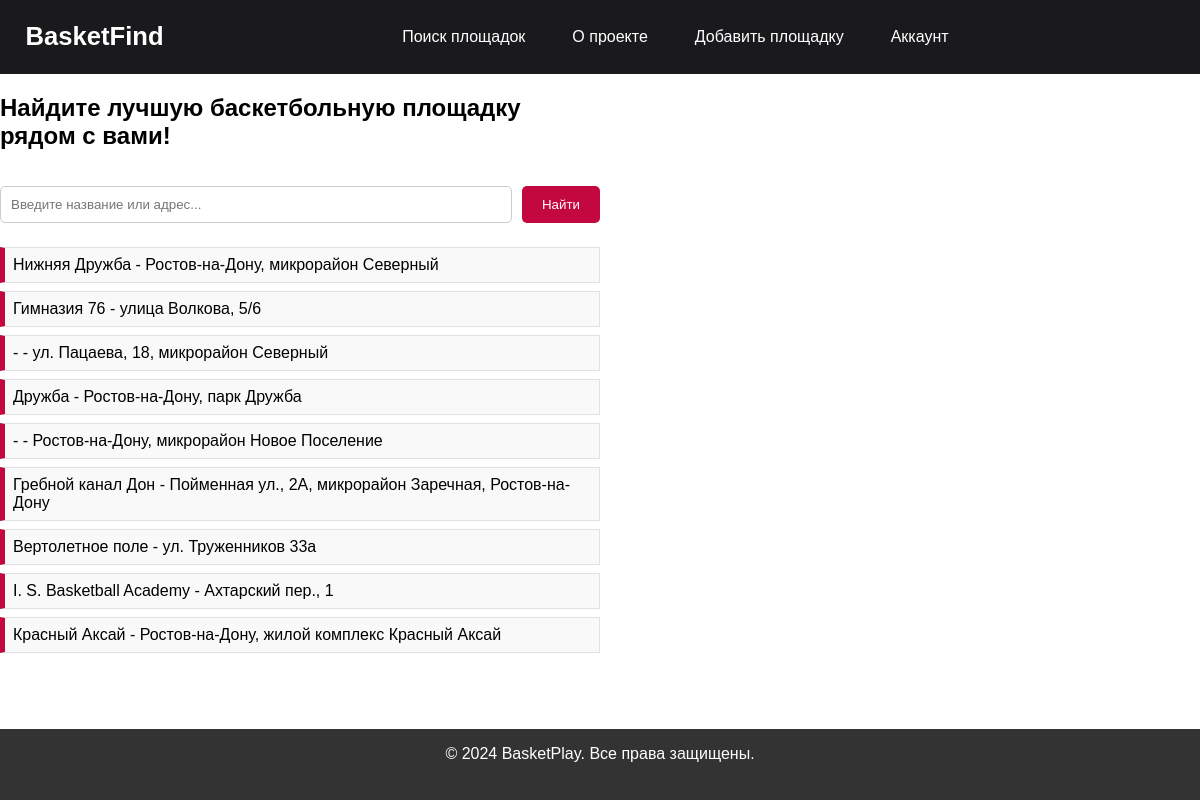
The app's page /laba5.php with its own data.
### tables this page shows
CREATE TABLE `basketball_courts` (
  `id` int NOT NULL,
  `court_name` varchar(100) NOT NULL,
  `address` varchar(255) NOT NULL,
  `phone` varchar(20) DEFAULT NULL,
  `opening_hours` varchar(100) DEFAULT NULL,
  `latitude` decimal(10,8) DEFAULT NULL,
  `longitude` decimal(11,8) DEFAULT NULL,
  `image_path` varchar(255) DEFAULT NULL,
  `user_id` int DEFAULT NULL
);

### laba5.php (the view, shortened to what this page needs)
<!DOCTYPE html>
<html lang="ru">
<head>
    <link rel="stylesheet" href="styles.css">
</head>
<body>
<header>
    <h1>BasketFind</h1>
    <nav id="nav">
        <a href="laba5.php">Поиск площадок</a>
        <a href="about.php">О проекте</a>
        <a href="include.courts.php">Добавить площадку</a>
        <a href="account.php">Аккаунт</a>
    </nav>
</header>
<main>
    <section class="search-section">
        <h2>Найдите лучшую баскетбольную площадку рядом с вами!</h2>
        <form method="GET">
            <input type="text" name="search" placeholder="Введите название или адрес..." value="<?php echo htmlspecialchars($_GET['search'] ?? '', ENT_QUOTES); ?>">
            <button type="submit">Найти</button>
        </form>
        <ul class="court-list">
            <?php
include 'db_connection.php';
$courtsData = array();
if (!empty($_GET['search'])) {
    $search = $_GET['search'];
    $stmt = $conn->prepare("SELECT * FROM basketball_courts WHERE court_name LIKE ? OR address LIKE ?");
    $searchParam = "%$search%";
    $stmt->bind_param("ss", $searchParam, $searchParam);
    $stmt->execute();
    $courtsData = $stmt->get_result()->fetch_all(MYSQLI_ASSOC);
} else {
    $stmt = $conn->prepare("SELECT * FROM basketball_courts");
    $stmt->execute();
    $courtsData = $stmt->get_result()->fetch_all(MYSQLI_ASSOC);
}
foreach ($courtsData as $court) {
    echo '<li data-id="' . htmlspecialchars($court['id'], ENT_QUOTES) . '" onclick=\'showCourtInfo(' . json_encode($court) . ')\'>'
        . htmlspecialchars($court['court_name'], ENT_QUOTES) . ' - '
        . htmlspecialchars($court['address'], ENT_QUOTES) . '</li>';
}
?>
        </ul>
    </section>
    <section class="map-section">
        <div id="map" style="width: 100%; height: 500px;"></div>
    </section>
</main>
<footer>
    &copy; 2024 BasketPlay. Все права защищены.
</footer>
</body>
</html>

### styles.css (style rules this page uses)
body, html { margin: 0; padding: 0; height: 100%; font-family: 'Arial', sans-serif; }
body { display: flex; flex-direction: column; min-height: 100vh; }
header { background: #1a1a1d; color: white; padding: 0.8em; display: flex; justify-content: space-between; align-items: center; height: 50px; }
header h1 { font-size: 1.6em; margin: 0; padding-left: 0.5em; flex-grow: 1; }
nav { display: flex; gap: 15px; justify-content: center; align-items: center; }
nav a { color: white; text-decoration: none; padding: 0.5em 1em; font-size: 1em; transition: background-color 0.2s ease-in-out; }
main { flex-grow: 1; display: flex; height: calc(100vh - 120px); overflow: hidden; }
.search-section { width: 50%; overflow-y: auto; height: 100%; }
.search-section form { display: flex; gap: 10px; padding: 1em 0; }
.search-section input[type="text"] { width: 100%; padding: 10px; border: 1px solid #ccc; border-radius: 5px; box-sizing: border-box; }
.search-section button { padding: 10px 20px; background-color: #c3073f; color: white; border: none; border-radius: 5px; cursor: pointer; transition: background-color 0.2s ease-in-out; }
.court-list { list-style: none; padding: 0; margin: 0; max-height: 100%; }
.court-list li { background: #f9f9f9; border: 1px solid #e1e1e1; border-left: 5px solid #c3073f; margin: 0.5em 0; padding: 0.5em; cursor: pointer; transition: all 0.2s ease-in-out; }
.map-section { width: 50%; height: 100%; padding: 0; }
#map, #map iframe { width: 100%; height: 100%; border: none; }
footer { background: #333; color: white; text-align: center; padding: 1em; height: 40px; z-index: 999; }
#map { height: calc(100vh - 120px); }
#nav { width: 100%; display: none; }
@media (min-width: 601px) { nav { display: flex !important; } }

### records on screen
basketball_courts: court_name "Нижняя Дружба", address "Ростов-на-Дону, микрорайон Северный"
basketball_courts: court_name "Гимназия 76", address "улица Волкова, 5/6"
basketball_courts: court_name "-", address "ул. Пацаева, 18, микрорайон Северный"
basketball_courts: court_name "Дружба", address "Ростов-на-Дону, парк Дружба"
basketball_courts: court_name "-", address "Ростов-на-Дону, микрорайон Новое Поселение"
basketball_courts: court_name "Гребной канал Дон", address "Пойменная ул., 2А, микрорайон Заречная, Ростов-на-Дону"
basketball_courts: court_name "Вертолетное поле", address "ул. Труженников 33а"
basketball_courts: court_name "I. S. Basketball Academy", address "Ахтарский пер., 1"
basketball_courts: court_name "Красный Аксай", address "Ростов-на-Дону, жилой комплекс Красный Аксай"
